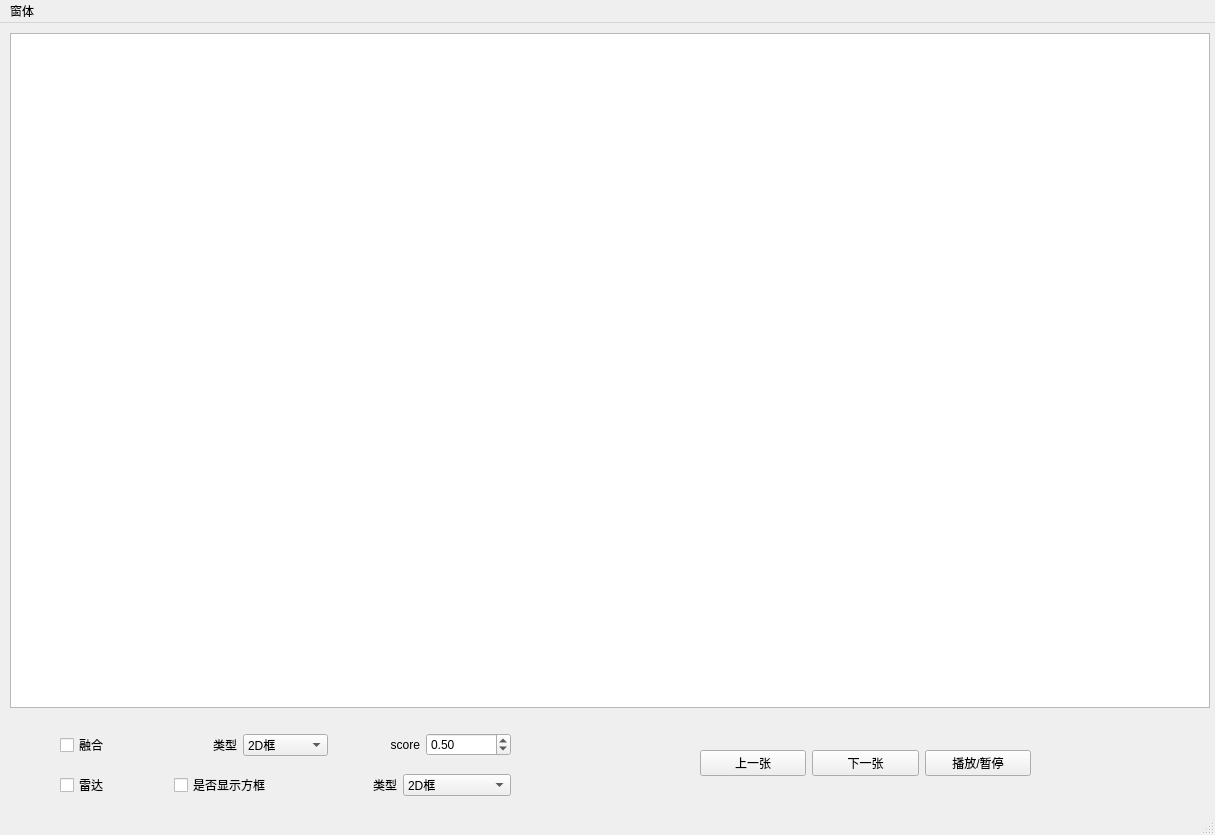
<?xml version="1.0" encoding="UTF-8"?>
<ui version="4.0">
 <class>MainWindow</class>
 <widget class="QMainWindow" name="MainWindow">
  <property name="geometry">
   <rect>
    <x>0</x>
    <y>0</y>
    <width>1215</width>
    <height>835</height>
   </rect>
  </property>
  <property name="windowTitle">
   <string>MainWindow</string>
  </property>
  <widget class="QWidget" name="centralwidget">
   <widget class="QWidget" name="verticalLayoutWidget">
    <property name="geometry">
     <rect>
      <x>60</x>
      <y>700</y>
      <width>451</width>
      <height>85</height>
     </rect>
    </property>
    <layout class="QVBoxLayout" name="verticalLayout">
     <item>
      <layout class="QHBoxLayout" name="horizontalLayout_2">
       <item>
        <widget class="QCheckBox" name="CenterTrack">
         <property name="text">
          <string>融合</string>
         </property>
        </widget>
       </item>
       <item>
        <widget class="QLabel" name="label">
         <property name="text">
          <string>类型</string>
         </property>
         <property name="alignment">
          <set>Qt::AlignRight|Qt::AlignTrailing|Qt::AlignVCenter</set>
         </property>
         <property name="wordWrap">
          <bool>false</bool>
         </property>
         <property name="margin">
          <number>5</number>
         </property>
        </widget>
       </item>
       <item>
        <widget class="QComboBox" name="CenterTrackCombox">
         <item>
          <property name="text">
           <string>2D框</string>
          </property>
         </item>
         <item>
          <property name="text">
           <string>3D框</string>
          </property>
         </item>
        </widget>
       </item>
       <item>
        <widget class="QLabel" name="label_3">
         <property name="text">
          <string>score</string>
         </property>
         <property name="alignment">
          <set>Qt::AlignRight|Qt::AlignTrailing|Qt::AlignVCenter</set>
         </property>
        </widget>
       </item>
       <item>
        <widget class="QDoubleSpinBox" name="CenterTrackScore">
         <property name="maximum">
          <double>1.000000000000000</double>
         </property>
         <property name="singleStep">
          <double>0.100000000000000</double>
         </property>
         <property name="value">
          <double>0.500000000000000</double>
         </property>
        </widget>
       </item>
      </layout>
     </item>
     <item>
      <layout class="QHBoxLayout" name="horizontalLayout_3">
       <item>
        <widget class="QCheckBox" name="PointCloud">
         <property name="text">
          <string>雷达</string>
         </property>
        </widget>
       </item>
       <item>
        <widget class="QCheckBox" name="PointCloud_show_box">
         <property name="text">
          <string>是否显示方框</string>
         </property>
        </widget>
       </item>
       <item>
        <widget class="QLabel" name="label_2">
         <property name="text">
          <string>类型</string>
         </property>
         <property name="alignment">
          <set>Qt::AlignRight|Qt::AlignTrailing|Qt::AlignVCenter</set>
         </property>
        </widget>
       </item>
       <item>
        <widget class="QComboBox" name="comboBox">
         <item>
          <property name="text">
           <string>2D框</string>
          </property>
         </item>
         <item>
          <property name="text">
           <string>3D框</string>
          </property>
         </item>
        </widget>
       </item>
      </layout>
     </item>
    </layout>
   </widget>
   <widget class="QWidget" name="horizontalLayoutWidget">
    <property name="geometry">
     <rect>
      <x>700</x>
      <y>700</y>
      <width>331</width>
      <height>80</height>
     </rect>
    </property>
    <layout class="QHBoxLayout" name="horizontalLayout">
     <item>
      <widget class="QPushButton" name="lastOne">
       <property name="text">
        <string>上一张</string>
       </property>
      </widget>
     </item>
     <item>
      <widget class="QPushButton" name="nextOne">
       <property name="text">
        <string>下一张</string>
       </property>
      </widget>
     </item>
     <item>
      <widget class="QPushButton" name="playOrPause">
       <property name="text">
        <string>播放/暂停</string>
       </property>
      </widget>
     </item>
    </layout>
   </widget>
   <widget class="QGraphicsView" name="image_here">
    <property name="geometry">
     <rect>
      <x>10</x>
      <y>10</y>
      <width>1200</width>
      <height>675</height>
     </rect>
    </property>
   </widget>
  </widget>
  <widget class="QMenuBar" name="menubar">
   <property name="geometry">
    <rect>
     <x>0</x>
     <y>0</y>
     <width>1215</width>
     <height>23</height>
    </rect>
   </property>
   <widget class="QMenu" name="menu">
    <property name="title">
     <string>窗体</string>
    </property>
    <addaction name="detailWindow"/>
    <addaction name="birdview"/>
   </widget>
   <addaction name="menu"/>
  </widget>
  <widget class="QStatusBar" name="statusbar"/>
  <action name="detailWindow">
   <property name="text">
    <string>参数列表</string>
   </property>
  </action>
  <action name="birdview">
   <property name="text">
    <string>鸟瞰图</string>
   </property>
  </action>
 </widget>
 <resources/>
 <connections/>
</ui>
